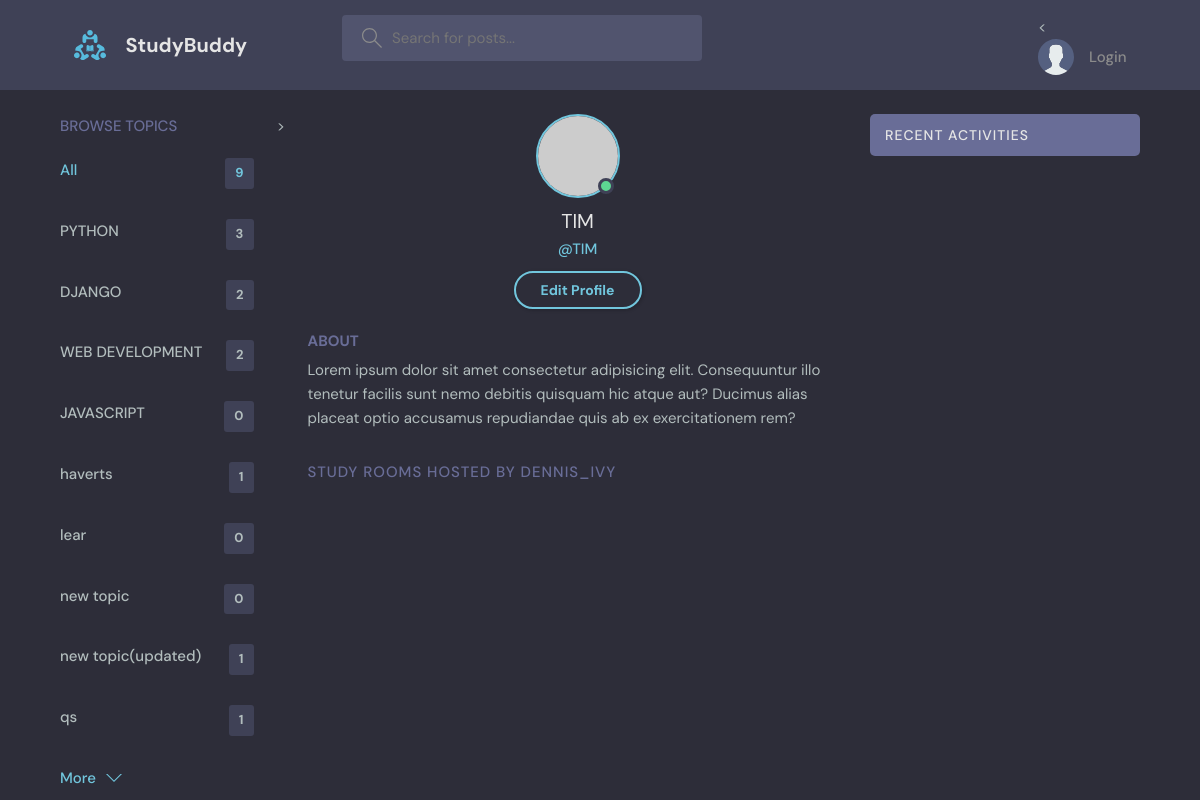
The page /profile/2 on the database its author committed.
### new_app/models.py (models this page shows, shortened)
class Topic(models.Model):
    name = models.CharField(max_length=200)

### new_app/views.py (the view)
# urls.py: path('profile/<str:pk>', views.userProfile, name='user-profile'),
def userProfile(request, pk):
    user= User.objects.get(id=pk)
    rooms= user.room_set.all()
    room_messages= user.messages_set.all()
    topics= Topic.objects.all()
    context = {'user': user, 'rooms':rooms, 'room_messages': room_messages, 'topics': topics}
    return render(request, 'new_app/profile.html', context)

### new_app/templates/new_app/profile.html (shortened to what this page needs)
{% extends 'main.html' %}
{%block content%}
  <main class="profile-page layout layout--3">
    <div class="container">
      {% include 'new_app/topics_component.html' %}>
      <div class="roomList">
        <div class="profile">
          <div class="profile__avatar">
            <div class="avatar avatar--large active">
              <img src="https://randomuser.me/api/portraits/men/11.jpg" />
            </div>
          </div>
          <div class="profile__info">
            <h3>{{user.username}}</h3>
            <p>@{{user.username}}</p>
            <a href="edit-user.html" class="btn btn--main btn--pill">Edit Profile</a>
          </div>
          <div class="profile__about">
            <h3>About</h3>
            <p>
              Lorem ipsum dolor sit amet consectetur adipisicing elit. Consequuntur illo tenetur
              facilis sunt nemo debitis quisquam hic atque aut? Ducimus alias placeat optio
              accusamus repudiandae quis ab ex exercitationem rem?
            </p>
          </div>
        </div>
        <div class="roomList__header">
          <div>
            <h2>Study Rooms Hosted by dennis_ivy</a>
            </h2>
          </div>
        </div>
      </div>
{% include 'new_app/activity_component.html' %}
    </div>
  </main>
{%endblock content%}

### new_app/templates/new_app/topics_component.html
<div class="topics">
       <div class="topics__header">
         <h2>Browse Topics</h2>
       </div>
       <ul class="topics__list">
         <li>
           <a href="{% url 'home' %}" class="active">All <span>{{topics.count}}</span></a>
         </li>
         {% for topic in topics %}
         <li>
           <a href="{% url 'home' %}?q={{topic.name}}">{{topic.name}} <span>{{topic.room_set.all.count}}</span></a>
         </li>
         {% endfor %}
       </ul>
       <button class="btn btn--link" href="topics.html">
         More
         <svg version="1.1" xmlns="http://www.w3.org/2000/svg" width="32" height="32" viewBox="0 0 32 32">
           <title>chevron-down</title>
           <path d="M16 21l-13-13h-3l16 16 16-16h-3l-13 13z"></path>
         </svg>
       </button>
     </div>

### static/styles/style.css (style rules this page uses)
:root { --color-main: #71c6dd; --color-main-light: #e1f6fb; --color-dark: #3f4156; --color-dark-medium: #51546e; --color-dark-light: #696d97; --color-light: #e5e5e5; --color-gray: #8b8b8b; --color-light-gray: #b2bdbd; --color-bg: #2d2d39; --color-success: #5dd693; --color-error: #fc4b0b; }
* { font-family: "DM Sans", -apple-system, BlinkMacSystemFont, "Segoe UI", Roboto, Oxygen, Ubuntu, Cantarell, "Open Sans", "Helvetica Neue", sans-serif; margin: 0; padding: 0; box-sizing: border-box; text-rendering: optimizeLegibility; font-size: inherit; }
html { font-size: 56.25%; }
@media only screen and (min-width: 1200px) { html { font-size: 62.5%; } }
body { line-height: 1.6; font-weight: 400; font-size: 1.5rem; color: var(--color-light-gray); background-color: var(--color-bg); min-height: 100vh; }
img { width: 100%; }
a { display: inline-block; color: var(--color-main); text-decoration: none; }
.container { max-width: 120rem; width: 90%; margin: auto; }
.btn { background-color: transparent; border: none; display: inline-flex; align-items: center; gap: 1rem; cursor: pointer; transition: all ease-in-out 0.3s; padding: 1rem 2rem; border-radius: 5px; box-shadow: 1px 1px 3px 1px rgba(0, 0, 0, 0.15); font-weight: 500; }
.btn--link { border-radius: 0; padding: 0; color: var(--color-main); box-shadow: none; }
.btn--main { background-color: var(--color-main); color: var(--color-dark); }
.btn > svg { fill: currentColor; width: 1.6rem; height: 1.6rem; }
.btn--pill { border-radius: 10rem; font-size: 1.4rem; font-weight: 700; padding: 6px 2.5rem; color: var(--color-main); background: transparent; border: 2px solid var(--color-main); }
.avatar { position: relative; display: inline-block; border-radius: 50%; border: 2px solid var(--color-main); }
.avatar img { display: block; border-radius: 50%; object-fit: cover; object-position: center; }
.avatar::after { content: ""; display: block; position: absolute; background-color: var(--color-gray); z-index: 111; border-radius: 50%; border: 0.3rem solid var(--color-dark); }
.avatar.active::after { background-color: var(--color-success); }
.avatar.avatar--large img { display: block; width: 8rem; height: 8rem; border-radius: 50%; }
.avatar.avatar--large:after { width: 1rem; height: 1rem; bottom: 2px; right: 3.5px; }
.layout { margin-top: 2.4rem; }
.layout > .container { display: flex; justify-content: space-between; align-items: flex-start; }
.layout--3 > .container > div:first-child { flex-basis: 18%; max-width: 22.5rem; }
.layout--3 > .container > div:nth-child(2) { flex-basis: 50%; }
.topics__header { margin-bottom: 2rem; }
.topics__header h2 { text-transform: uppercase; font-weight: 500; color: var(--color-dark-light); }
.topics__list { list-style: none; }
.topics__list li a { display: flex; justify-content: space-between; margin-bottom: 3rem; font-weight: 500; color: var(--color-light-gray); transition: all 0.3s ease-in-out; }
.topics__list li a.active, .topics__list li a:hover { color: var(--color-main); }
.topics__list li a span { padding: 0.5rem 1rem; background-color: var(--color-dark); border-radius: 3px; font-size: 1.3rem; font-weight: 700; letter-spacing: 1px; }
.roomList__header { display: flex; justify-content: space-between; align-items: center; margin-bottom: 2.4rem; }
.roomList__header h2 { text-transform: uppercase; font-weight: 500; color: var(--color-light); letter-spacing: 1px; }
.profile { margin-bottom: 3rem; }
.profile__avatar { text-align: center; }
.profile__info { text-align: center; }
.profile__info h3 { font-size: 2rem; color: var(--color-light); font-weight: 400; }
.profile__info p { color: var(--color-main); font-weight: 500; margin-bottom: 1rem; }
.profile__about { margin-top: 2rem; }
.profile__about h3 { text-transform: uppercase; color: var(--color-dark-light); margin-bottom: 0.5rem; }
.profile-page .roomList__header { margin-bottom: 1.5rem; }
.profile-page .roomList__header h2 { color: var(--color-dark-light); }

### rows shown on the page
Topic: name "PYTHON", room_set.all.count "3"
Topic: name "DJANGO", room_set.all.count "2"
Topic: name "WEB DEVELOPMENT", room_set.all.count "2"
Topic: name "JAVASCRIPT", room_set.all.count "0"
Topic: name "haverts", room_set.all.count "1"
Topic: name "lear", room_set.all.count "0"
Topic: name "new topic", room_set.all.count "0"
Topic: name "new topic(updated)", room_set.all.count "1"
Topic: name "qs", room_set.all.count "1"

### other values the page prints
{{ topics.count }} "9"
{{ user.username }} "TIM"
